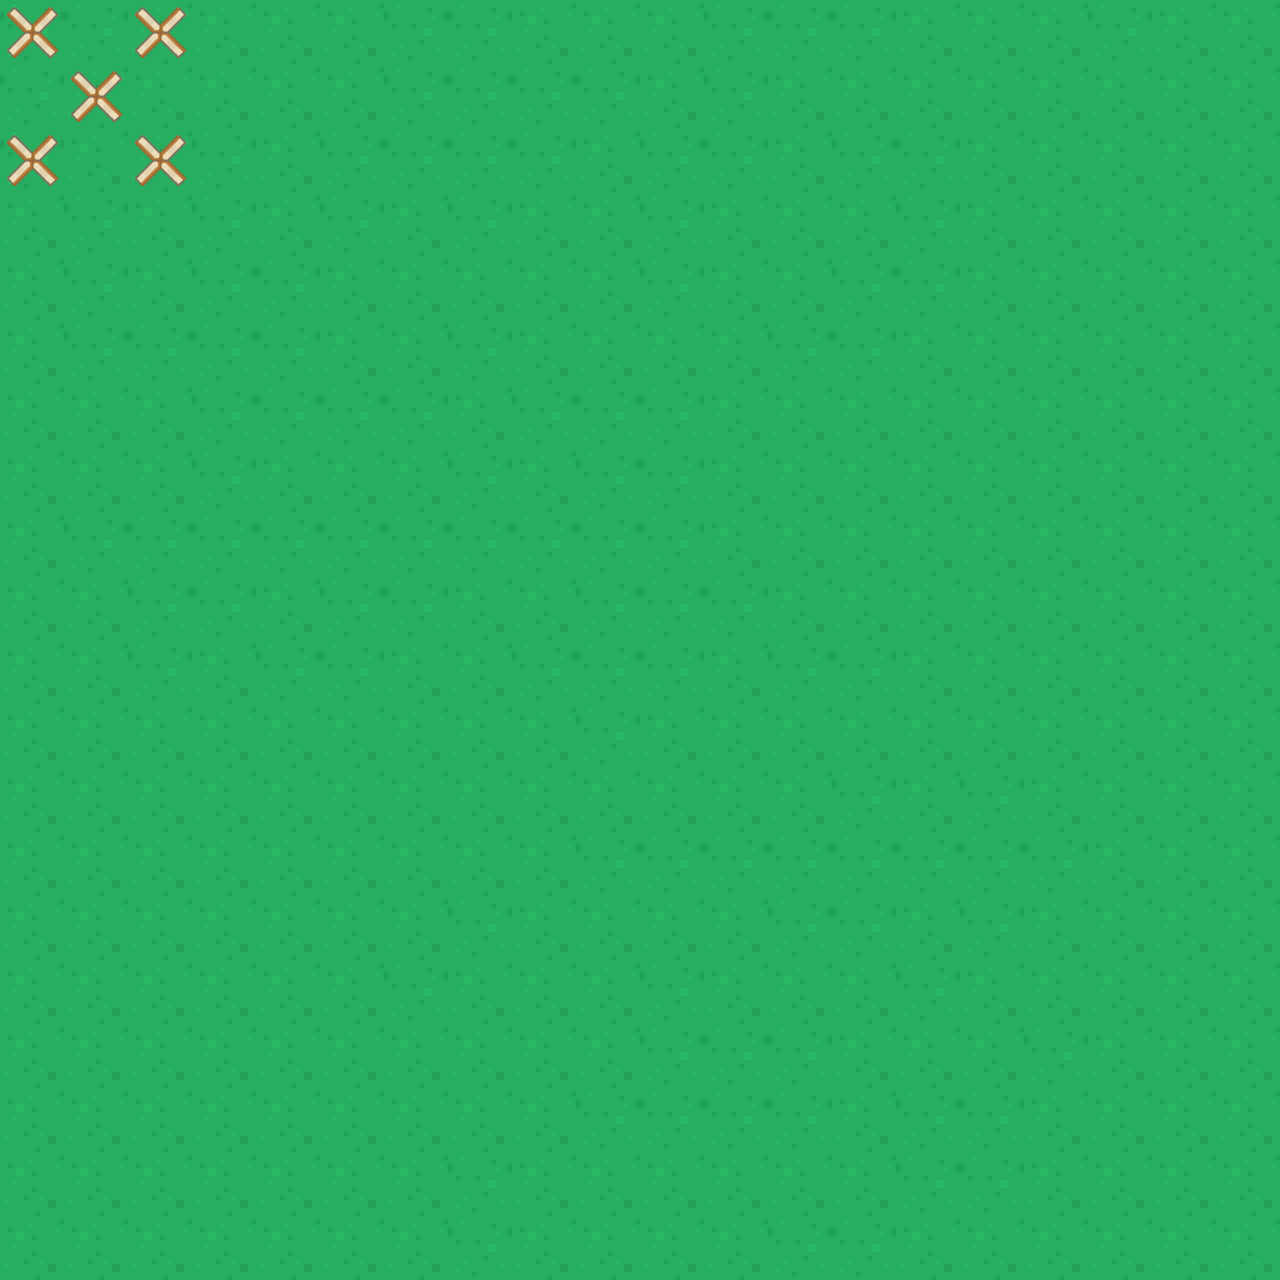

This is a level from a 2D game, rendered from its Tiled map with the project's own tilesets. A one-line summary and the map file follow, with tile-layer data summarised:
An orthogonal 20x20 tile map with 64x64 px tiles, 2 tile layers (Land, Spinners) and 105 objects.

<map version="1.11" tiledversion="1.11.0" orientation="orthogonal" renderorder="right-down" width="20" height="20" tilewidth="64" tileheight="64" infinite="0" nextlayerid="9" nextobjectid="125">
 <editorsettings>
  <export target="sample.json" format="json" />
 </editorsettings>
 <tileset firstgid="1" source="medieval_tilesheet.tsx" />
 <layer id="1" name="Land" width="20" height="20">
  <data>[400 cells, 400 non-empty, 2 distinct tile ids]</data>
 </layer>
 <objectgroup id="2" name="Buildings">
  <object id="27" gid="35" x="960" y="832" width="64" height="64" />
  <object id="28" gid="17" x="960" y="768" width="64" height="64" />
  <object id="29" gid="34" x="576" y="1024" width="64" height="64" />
  <object id="30" gid="16" x="576" y="960" width="64" height="64" />
  <object id="31" gid="18" x="704" y="832" width="64" height="64" />
  <object id="32" gid="36" x="704" y="896" width="64" height="64" />
  <object id="33" gid="112" x="832" y="960" width="64" height="64" />
  <object id="34" gid="112" x="832" y="1024" width="64" height="64" />
  <object id="35" gid="112" x="832" y="1088" width="64" height="64" />
  <object id="36" gid="111" x="896" y="960" width="64" height="64" />
  <object id="37" gid="111" x="896" y="1024" width="64" height="64" />
  <object id="38" gid="111" x="896" y="1088" width="64" height="64" />
  <object id="39" gid="109" x="960" y="1024" width="64" height="64" />
  <object id="40" gid="110" x="960" y="960" width="64" height="64" />
  <object id="41" gid="113" x="896" y="896" width="64" height="64" />
  <object id="42" gid="116" x="960" y="896" width="64" height="64" />
  <object id="43" gid="118" x="768" y="768" width="64" height="64" />
  <object id="78" gid="36" x="256" y="1152" width="64" height="64" />
  <object id="79" gid="18" x="256" y="1088" width="64" height="64" />
  <object id="80" gid="35" x="64" y="896" width="64" height="64" />
  <object id="81" gid="17" x="64" y="832" width="64" height="64" />
  <object id="82" gid="34" x="320" y="1152" width="64" height="64" />
  <object id="83" gid="16" x="320" y="1088" width="64" height="64" />
  <object id="84" gid="116" x="0" y="1088" width="64" height="64" />
  <object id="85" gid="117" x="256" y="832" width="64" height="64" />
  <object id="86" gid="111" x="0" y="1152" width="64" height="64" />
  <object id="87" gid="111" x="0" y="1216" width="64" height="64" />
  <object id="88" gid="111" x="64" y="1152" width="64" height="64" />
  <object id="89" gid="111" x="64" y="1216" width="64" height="64" />
  <object id="90" gid="112" x="64" y="1152" width="64" height="64" />
  <object id="91" gid="112" x="128" y="1216" width="64" height="64" />
  <object id="92" gid="112" x="128" y="1152" width="64" height="64" />
  <object id="93" gid="110" x="128" y="1152" width="64" height="64" />
  <object id="94" gid="110" x="128" y="1216" width="64" height="64" />
 </objectgroup>
 <objectgroup id="3" name="Units">
  <object id="8" gid="69" x="476" y="1003" width="64" height="64" />
  <object id="13" gid="69" x="1015" y="1155" width="64" height="64" />
  <object id="15" gid="70" x="527" y="1107" width="64" height="64" />
  <object id="16" gid="70" x="1028" y="926" width="64" height="64" />
  <object id="17" gid="67" x="733" y="1019" width="64" height="64" />
  <object id="18" gid="67" x="819" y="885" width="64" height="64" />
  <object id="19" gid="66" x="620" y="947" width="64" height="64" />
  <object id="21" gid="123" x="388" y="998" width="64" height="64" />
  <object id="22" gid="124" x="417" y="915" width="64" height="64" />
  <object id="110" gid="122" x="383" y="1137" width="64" height="64" />
  <object id="111" gid="120" x="251" y="1005" width="64" height="64" />
  <object id="112" gid="120" x="218" y="941" width="64" height="64" />
  <object id="113" gid="121" x="102" y="1183" width="64" height="64" />
 </objectgroup>
 <objectgroup id="4" name="Trees">
  <object id="44" gid="62" x="411" y="612" width="64" height="64" />
  <object id="45" gid="62" x="385" y="765" width="64" height="64" />
  <object id="46" gid="61" x="658" y="1216" width="64" height="64" />
  <object id="47" gid="61" x="925" y="713" width="64" height="64" />
  <object id="48" gid="61" x="594" y="773" width="64" height="64" />
  <object id="49" gid="60" x="1077" y="683" width="64" height="64" />
  <object id="50" gid="60" x="414" y="1202" width="64" height="64" />
  <object id="51" gid="59" x="991" y="1276" width="64" height="64" />
  <object id="52" gid="60" x="1039" y="318" width="64" height="64" />
  <object id="53" gid="60" x="525" y="135" width="64" height="64" />
  <object id="54" gid="62" x="717" y="508" width="64" height="64" />
  <object id="55" gid="62" x="321" y="270" width="64" height="64" />
  <object id="56" gid="62" x="903" y="113" width="64" height="64" />
  <object id="57" gid="62" x="101" y="528" width="64" height="64" />
  <object id="58" gid="62" x="80" y="135" width="64" height="64" />
  <object id="59" gid="60" x="410" y="485" width="64" height="64" />
  <object id="60" gid="60" x="137" y="340" width="64" height="64" />
  <object id="61" gid="60" x="486" y="300" width="64" height="64" />
  <object id="62" gid="60" x="342" y="151" width="64" height="64" />
  <object id="63" gid="60" x="229" y="1272" width="64" height="64" />
  <object id="64" gid="60" x="589" y="1153" width="64" height="64" />
  <object id="65" gid="60" x="166" y="1017" width="64" height="64" />
  <object id="66" gid="62" x="191" y="759" width="64" height="64" />
  <object id="67" gid="62" x="408" y="1283" width="64" height="64" />
  <object id="68" gid="62" x="662" y="1305" width="64" height="64" />
  <object id="69" gid="62" x="1180" y="1241" width="64" height="64" />
  <object id="70" gid="61" x="1112" y="915" width="64" height="64" />
  <object id="71" gid="59" x="1229" y="1103" width="64" height="64" />
  <object id="72" gid="59" x="1194" y="662" width="64" height="64" />
  <object id="73" gid="59" x="1195" y="66" width="64" height="64" />
  <object id="74" gid="59" x="814" y="313" width="64" height="64" />
  <object id="75" gid="59" x="632" y="202" width="64" height="64" />
  <object id="95" gid="64" x="607" y="608" width="64" height="64" />
  <object id="96" gid="64" x="765" y="75" width="64" height="64" />
  <object id="97" gid="64" x="45" y="663" width="64" height="64" />
 </objectgroup>
 <layer id="8" name="Spinners" width="20" height="20">
  <data>[400 cells, 5 non-empty, 1 distinct tile ids]</data>
 </layer>
 <objectgroup id="5" name="Stone">
  <object id="98" gid="79" x="1128" y="1092" width="64" height="64" />
  <object id="99" gid="79" x="1187" y="757" width="64" height="64" />
  <object id="100" gid="79" x="762" y="651" width="64" height="64" />
  <object id="101" gid="79" x="662" y="1258" width="64" height="64" />
  <object id="102" gid="79" x="561" y="1247" width="64" height="64" />
  <object id="103" gid="79" x="1136" y="157" width="64" height="64" />
  <object id="104" gid="79" x="649" y="406" width="64" height="64" />
  <object id="105" gid="79" x="427" y="164" width="64" height="64" />
  <object id="106" gid="79" x="121" y="589" width="64" height="64" />
  <object id="107" gid="79" x="9" y="151" width="64" height="64" />
  <object id="108" gid="79" x="280" y="1222" width="64" height="64" />
  <object id="109" gid="79" x="52" y="1025" width="64" height="64" />
  <object id="119" gid="95" x="1127" y="673" width="64" height="64" />
  <object id="120" gid="95" x="937" y="418" width="64" height="64" />
 </objectgroup>
 <objectgroup id="6" name="Iron">
  <object id="114" gid="81" x="216" y="648" width="64" height="64" />
  <object id="115" gid="99" x="588" y="868" width="64" height="64" />
  <object id="116" gid="99" x="716" y="152" width="64" height="64" />
  <object id="117" gid="81" x="1048" y="543" width="64" height="64" />
  </objectgroup>
 <objectgroup id="7" name="Gold">
  <!-- 4 objects omitted --></objectgroup>
</map>
<!-- 5 of 105 objects omitted -->
